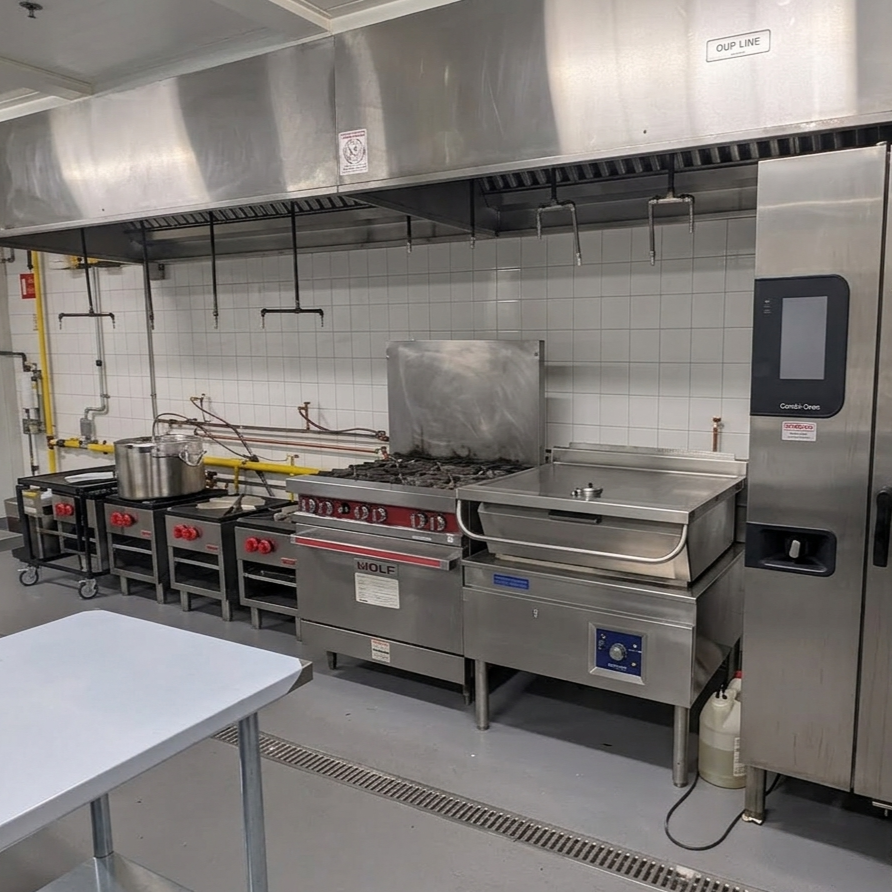
#> input picture Equpment Close.png, 892 x 892 px, given in place of logo_h.png, which was not available
$ python posts.py
#> lines starting #> are read from the running program, lines starting #| are printed output that depends on the picture; after the words box and inside, x2 and y2 are one past the last pixel; in counts of white or black regions, pixels touching at a corner belong together; pictures that were not available may be replaced by others from this repository, and a replacement may not be noted
"""Two Instagram feed posts (1080x1350, 4:5) for MiFoodStudio Thanksgiving."""
from PIL import Image, ImageDraw, ImageFont, ImageOps, ImageFilter, ImageEnhance
import numpy as np

SRC = "/home/user/data-work/"
W, H = 1080, 1350
F = "/usr/share/fonts/opentype/inter/"
RED, ORANGE, CREAM, INK, WHITE = (226, 29, 43), (242, 107, 29), (255, 247, 238), (28, 24, 22), (255, 255, 255)
def font(n, s): return ImageFont.truetype(F + n, s)
FX = lambda s: font("InterDisplay-ExtraBold.otf", s)
FB = lambda s: font("InterDisplay-Bold.otf", s)
FM = lambda s: font("Inter-Medium.otf", s)
FS = lambda s: font("Inter-SemiBold.otf", s)
FI = lambda s: font("Inter-MediumItalic.otf", s)
LOGO = Image.open("logo_h.png").convert("RGBA")
#> LOGO is the input picture: PIL image 892x892 RGBA; mean R, G, B, A 125.5, 121, 117.9, 255

def load(fn):
#> called with fn = 'Burner1.png'
    im = ImageOps.exif_transpose(Image.open(SRC + fn)).convert("RGB")
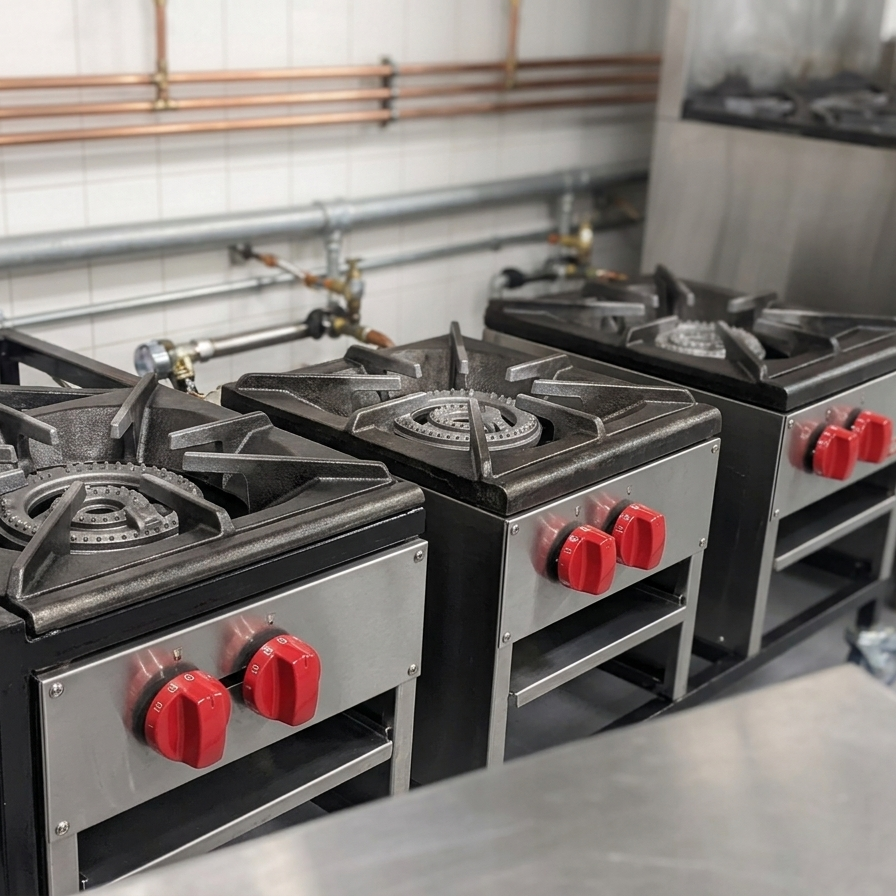
#> input picture Burner1.png, 896 x 896 px, found by its file name
    im = ImageEnhance.Contrast(im).enhance(1.08); im = ImageEnhance.Color(im).enhance(1.1)
    r, g, b = im.split()
    r = r.point(lambda v: min(255, int(v * 1.04 + 4))); b = b.point(lambda v: int(v * 0.95))
    return Image.merge("RGB", (r, g, b))

def cover(im, w, h, cx=0.5, cy=0.5):
#> called with w = 1080, h = 1350, cx = 0.45, cy = 0.35
    s = max(w / im.width, h / im.height)
#> s = 1.51
    im = im.resize((int(im.width * s) + 1, int(im.height * s) + 1), Image.LANCZOS)
#> im: PIL image 1351x1351 RGB
    x0 = int((im.width - w) * cx); y0 = int((im.height - h) * cy)
#> after `x0 = int((im.width - w) * cx)`: x0 = 121
#> after `y0 = int((im.height - h) * cy)`: y0 = 0
    return im.crop((x0, y0, x0 + w, y0 + h))
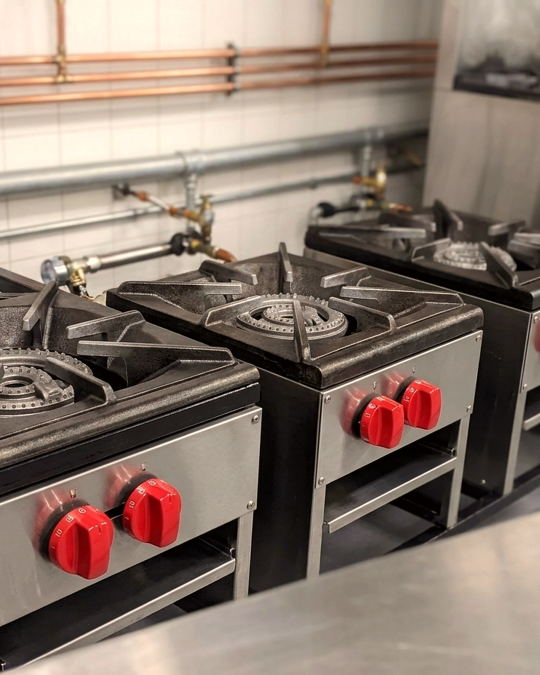
#> returned value: PIL image 1080x1350 RGB (shown at 1/2 size); mean R, G, B 135.9, 118.7, 107.6

def gradient(w, h, top_alpha, bot_alpha, color=(0, 0, 0), start=0.0):
    a = np.linspace(0, 1, h)[:, None]
    a = np.clip((a - start) / (1 - start), 0, 1)
    al = (top_alpha + (bot_alpha - top_alpha) * a) * 255
    g = np.zeros((h, w, 4), np.uint8); g[..., :3] = color; g[..., 3] = np.repeat(al, w, 1)
    return Image.fromarray(g, "RGBA")

def pill_logo(im, x, y, lw=330):
#> called with x = 48, y = 48, lw = 330
    lg = LOGO.resize((lw, int(LOGO.height * lw / LOGO.width)), Image.LANCZOS)
    pad = 18
    ov = Image.new("RGBA", im.size, (0, 0, 0, 0)); d = ImageDraw.Draw(ov)
#> after `ov = Image.new('RGBA', im.size, (0, 0, 0, 0))`: ov: PIL image 1080x1350 RGBA; every value is 0
    d.rounded_rectangle((x, y, x + lw + 2 * pad, y + lg.height + 2 * pad), radius=22, fill=(255, 255, 255, 240))
    im = Image.alpha_composite(im.convert("RGBA"), ov)
    im.paste(lg, (x + pad, y + pad), lg)
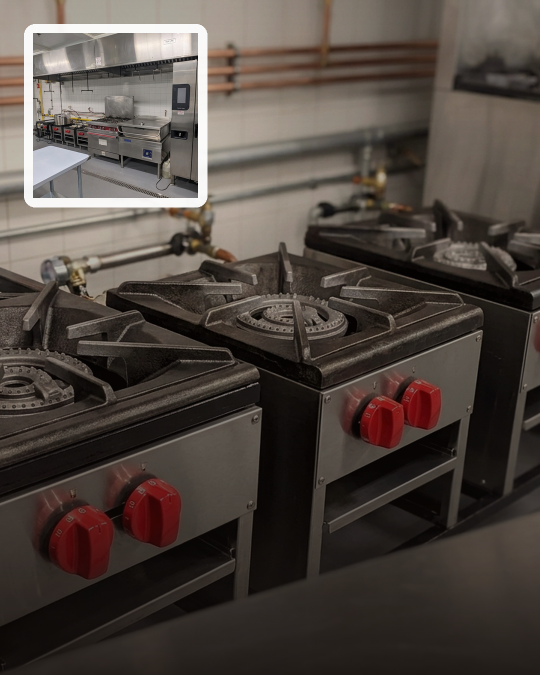
#> im: PIL image 1080x1350 RGBA (shown at 1/2 size); mean R, G, B, A 78.3, 69.1, 63.1, 255
    return im

def fit(txt, fnt_fn, size, maxw):
    f = fnt_fn(size)
    while f.getlength(txt) > maxw and size > 30:
        size -= 2; f = fnt_fn(size)
    return f

# ------------------------------------------------------------------ POST 1: hero offer
def post1():
    im = cover(load("Burner1.png"), W, H, 0.45, 0.35)
    im = im.convert("RGBA")
    im = Image.alpha_composite(im, gradient(W, H, 0.0, 0.88, (12, 8, 6), start=0.30))
    im = Image.alpha_composite(im, gradient(W, H, 0.35, 0.0, (0, 0, 0)))  # soften top for logo
    im = pill_logo(im, 48, 48, 330)
    d = ImageDraw.Draw(im)
    # date tag top-right
    tag = "CANADIAN THANKSGIVING · OCT 12"
    f = FS(26); tw = f.getlength(tag)
    d.rounded_rectangle((W - 48 - tw - 44, 60, W - 48, 118), radius=29, fill=RED)
    d.text((W - 48 - 22, 89), tag, font=f, fill=WHITE, anchor="rm")
    y = 610
    d.rectangle((64, y - 40, 230, y - 28), fill=RED)
    for line, col in [("COOK YOUR", WHITE), ("THANKSGIVING", (255, 170, 90)), ("FEAST IN A", WHITE), ("PRO KITCHEN.", WHITE)]:
        f = FX(100)
        d.text((67, y + 5), line, font=f, fill=(0, 0, 0, 150)); d.text((64, y), line, font=f, fill=col)
        y += 102
#> after the loop, y = 1018
    y += 22
#> y = 1040
    sub = ["Rent our commercial kitchen in Mississauga for", "your family's big-meal prep. Six burners, a combi", "oven, a walk-in cooler and room for everyone."]
    for s in sub:
        d.text((64, y), s, font=FM(34), fill=(240, 232, 225)); y += 44
#> this loop made 3 passes
#> y on passes 1 to 3: 1084, 1128, 1172
#> after the loop, y = 1172
    # CTA
    y += 26
#> y = 1198
    pw, ph = 470, 96
    d.rounded_rectangle((64, y, 64 + pw, y + ph), radius=48, fill=RED)
    d.text((64 + pw // 2, y + ph // 2), "BOOK YOUR SLOT", font=FX(40), fill=WHITE, anchor="mm")
    d.text((64 + pw + 36, y + ph // 2 - 20), "(289) 270-0990", font=FS(36), fill=WHITE, anchor="lm")
    d.text((64 + pw + 36, y + ph // 2 + 22), "mifoodstudio.com", font=FM(30), fill=(255, 200, 150), anchor="lm")
    return im.convert("RGB")

# ------------------------------------------------------------------ POST 2: what you get
def post2():
    im = Image.new("RGB", (W, H), CREAM)
#> im: PIL image 1080x1350 RGB
    glow = Image.new("RGB", (W, H), CREAM); gd = ImageDraw.Draw(glow)
    gd.ellipse((-400, -400, 500, 500), fill=(255, 224, 196)); gd.ellipse((W - 500, H - 500, W + 400, H + 400), fill=(255, 214, 190))
    im = Image.blend(im, glow.filter(ImageFilter.GaussianBlur(140)), 0.9)
    d = ImageDraw.Draw(im)
    lg = LOGO.resize((420, int(LOGO.height * 420 / LOGO.width)), Image.LANCZOS)
#> lg: PIL image 420x420 RGBA
    im.paste(lg, (48, 44), lg)
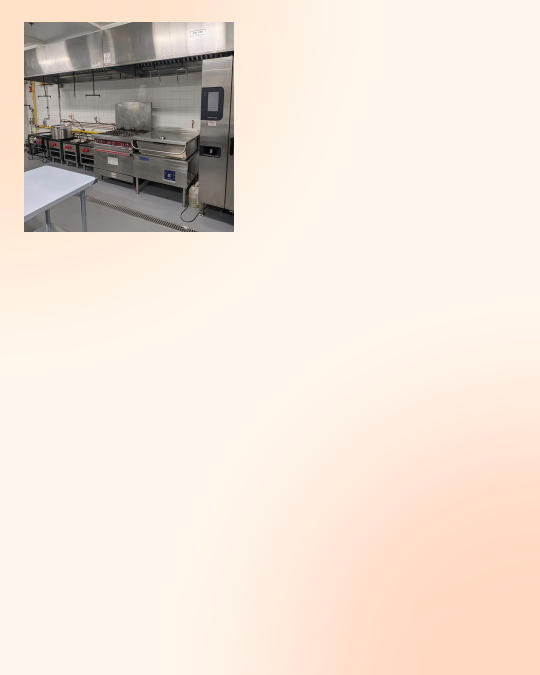
#> im: PIL image 1080x1350 RGB (shown at 1/2 size); mean R, G, B 239.3, 226.2, 215
    tag = "THANKSGIVING 2026"
    f = FS(26); tw = f.getlength(tag)
    d.rounded_rectangle((W - 48 - tw - 44, 56, W - 48, 114), radius=29, fill=RED)
    d.text((W - 48 - 22, 85), tag, font=f, fill=WHITE, anchor="rm")
    y = 190
    d.rectangle((48, y - 30, 190, y - 18), fill=RED)
    d.text((48, y), "EVERYTHING YOUR", font=FX(84), fill=INK); y += 88
    d.text((48, y), "HOME KITCHEN ISN'T.", font=FX(84), fill=RED); y += 110
    d.text((48, y), "One stove and a crowded counter won't feed 20.", font=FM(32), fill=(90, 70, 60))
    d.text((48, y + 42), "Cook the whole feast here, then celebrate at home.", font=FM(32), fill=(90, 70, 60))
    # 2x2 grid
    gy = 510; gap = 20; cw = (W - 96 - gap) // 2; ch = 290
    cells = [("Burner1.png", "6 OPEN BURNERS", 0.5, 0.5), ("Oven.png", "COMMERCIAL COMBI OVEN", 0.6, 0.45),
             ("Cooler.png", "WALK-IN COOLER", 0.65, 0.55), ("Main Prep Area1.png", "PREP TABLES FOR THE FAMILY", 0.55, 0.55)]
    for i, (fn, label, cx, cy) in enumerate(cells):
        x = 48 + (i % 2) * (cw + gap); yy = gy + (i // 2) * (ch + gap)
        ph = cover(load(fn), cw, ch, cx, cy).convert("RGBA")
        ph = Image.alpha_composite(ph, gradient(cw, ch, 0.0, 0.82, (10, 6, 4), start=0.45))
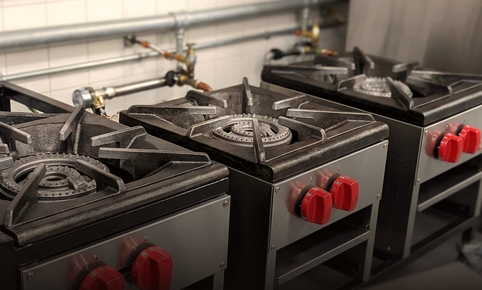
#> ph: PIL image 482x290 RGBA; mean R, G, B, A 95.8, 83.4, 75.2, 255
        mask = Image.new("L", (cw, ch), 0); ImageDraw.Draw(mask).rounded_rectangle((0, 0, cw - 1, ch - 1), radius=26, fill=255)
#> after `mask = Image.new('L', (cw, ch), 0)`: mask: PIL image 482x290 L; every value is 0
#> after `ImageDraw.Draw(mask).rounded_rectangle((0, 0, cw - 1, ch - 1), radius=`:
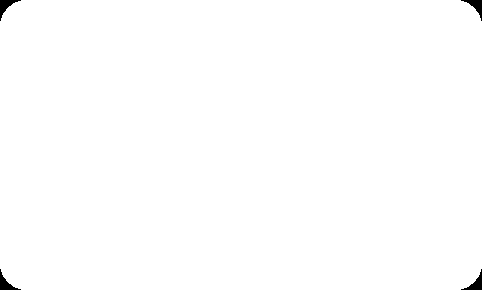
#> mask: PIL image 482x290 L; 99.6% white; 4 black regions, box (x1, y1, x2, y2) and area: (0, 0, 21, 21) 150, (461, 0, 482, 21) 150, (0, 269, 21, 290) 150, (461, 269, 482, 290) 150
        im.paste(ph.convert("RGB"), (x, yy), mask)
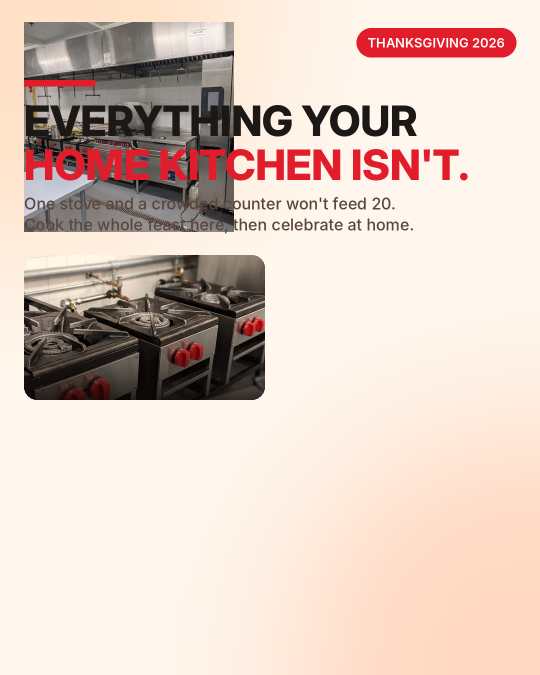
#> im: PIL image 1080x1350 RGB (shown at 1/2 size); mean R, G, B 221.3, 201.9, 191.7
        dd = ImageDraw.Draw(im)
        dd.rectangle((x + 24, yy + ch - 78, x + 70, yy + ch - 72), fill=ORANGE)
        dd.text((x + 24, yy + ch - 34 - 6), label, font=fit(label, FX, 34, cw - 48), fill=WHITE, anchor="ls")
#> pass 2 of the loop in post2, `for i, (fn, label, cx, cy) in enumerate(cells):`:
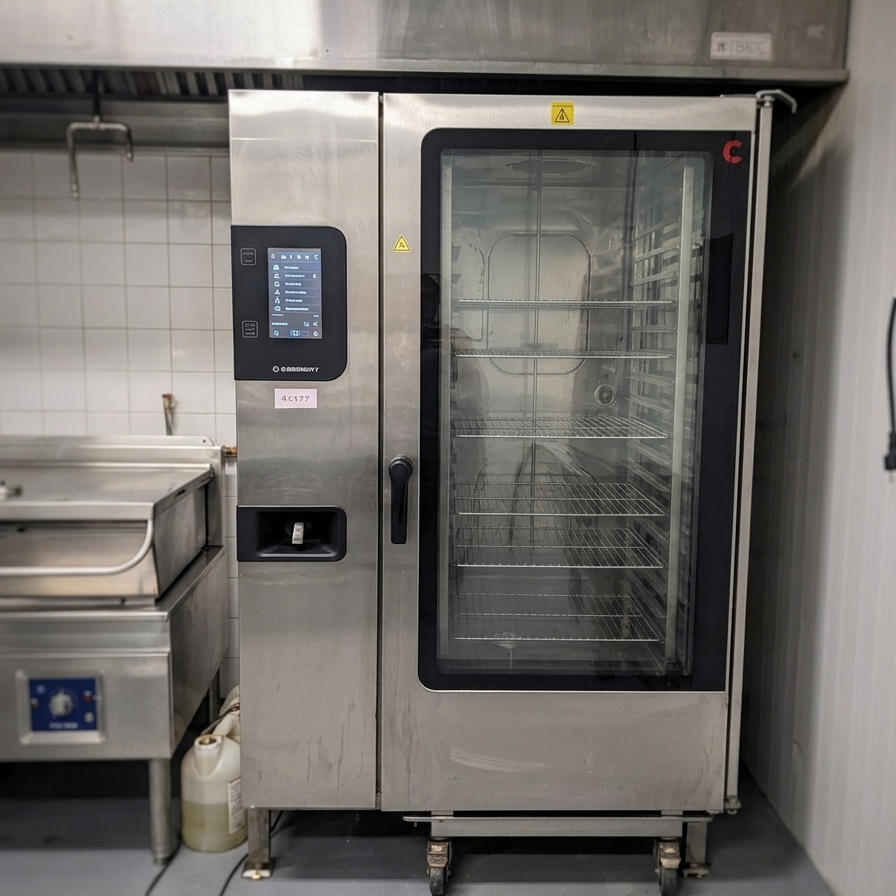
#> input picture Oven.png, 896 x 896 px, found by its file name
#> in post2, `ph = Image.alpha_composite(ph, gradient(cw, ch, 0.0, 0.82, (10, 6, 4),..`:
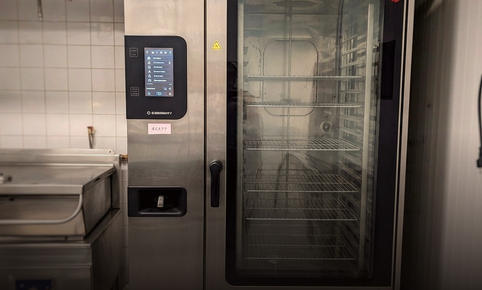
#> ph: PIL image 482x290 RGBA; mean R, G, B, A 100.4, 90.4, 81.5, 255
#> in post2, `im.paste(ph.convert("RGB"), (x, yy), mask)`:
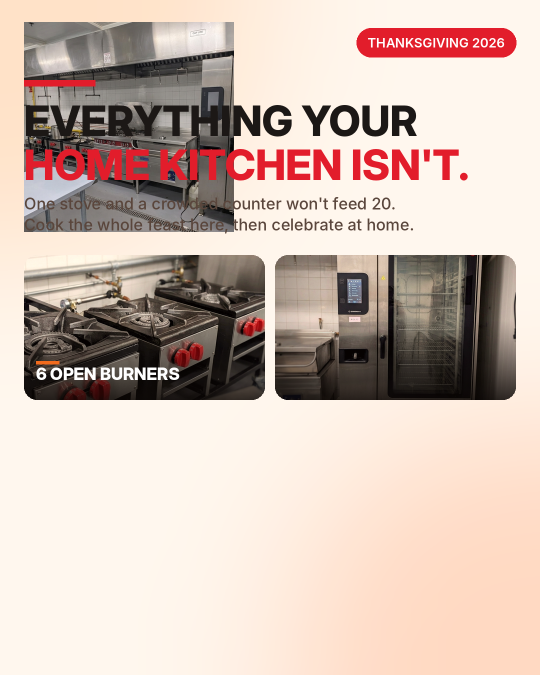
#> im: PIL image 1080x1350 RGB (shown at 1/2 size); mean R, G, B 207.2, 187.7, 177.6
    d = ImageDraw.Draw(im)
    # footer
    y = gy + 2 * ch + gap + 36
    pw, ph2 = 560, 92
    d.rounded_rectangle((48, y, 48 + pw, y + ph2), radius=46, fill=RED)
    d.text((48 + pw // 2, y + ph2 // 2), "BOOK YOUR THANKSGIVING SLOT", font=FX(30), fill=WHITE, anchor="mm")
    d.text((48 + pw + 30, y + ph2 // 2 - 18), "(289) 270-0990", font=FS(34), fill=INK, anchor="lm")
    d.text((48 + pw + 30, y + ph2 // 2 + 22), "mifoodstudio.com", font=FM(28), fill=ORANGE, anchor="lm")
    y += ph2 + 28
    d.text((48, y), "Unit 1, 6905 Millcreek Drive, Mississauga, ON · Meadowvale Business Park", font=fit("Unit 1, 6905 Millcreek Drive, Mississauga, ON · Meadowvale Business Park", FM, 28, W - 96), fill=(110, 90, 80))
    d.text((48, y + 38), "The MiFoodStudio team wishes you a very Happy Thanksgiving!", font=FI(28), fill=ORANGE)
    return im

post1().save("insta_post_1_hero.jpg", quality=94)
post2().save("insta_post_2_features.jpg", quality=94)
print("posts ok")
